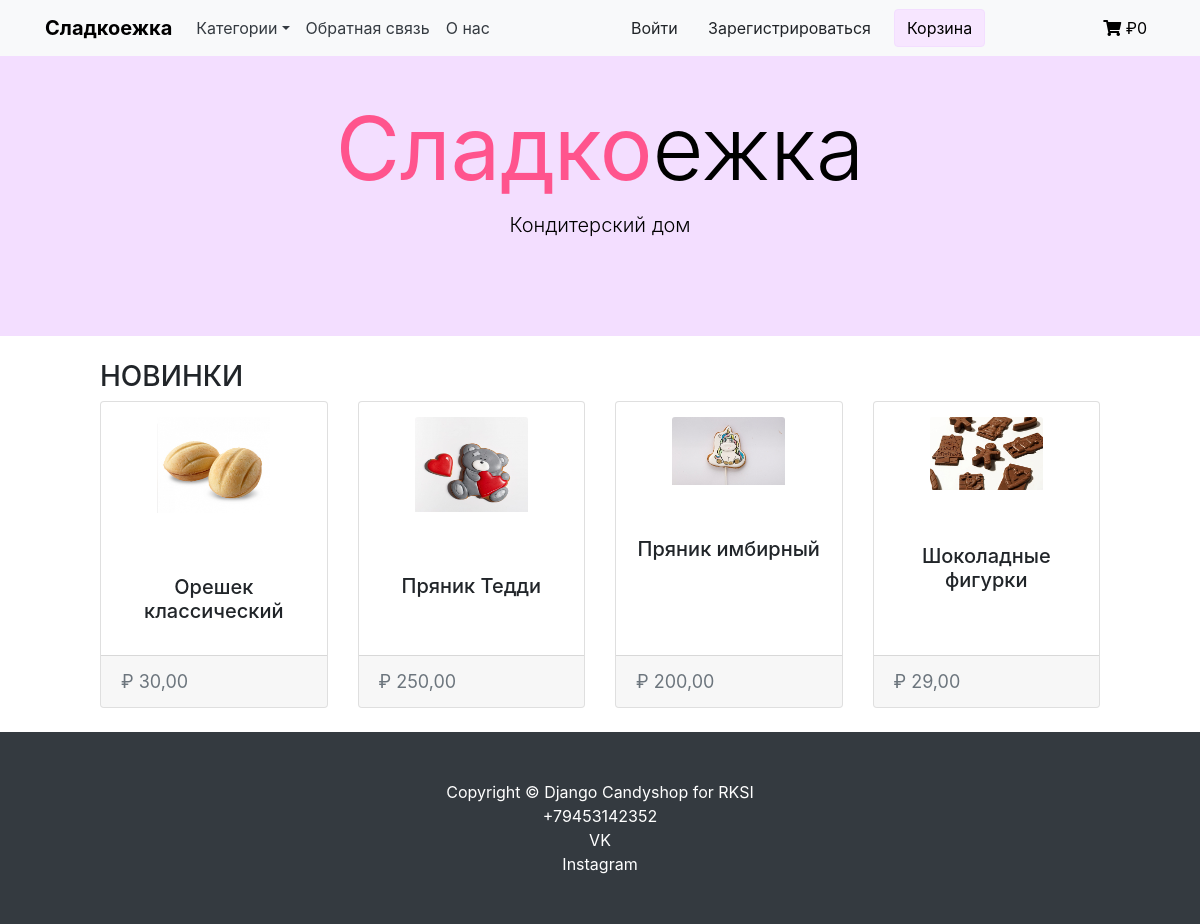
Screenshot of /category/minisweets/ with the database file from the repository.
### shop/models.py (models this page shows, shortened)
class Product(models.Model):
    category = models.ForeignKey(Category, verbose_name='Категория', on_delete=models.CASCADE)
    title = models.CharField(max_length=255, verbose_name='Наименование')
    slug = models.SlugField(unique=True)
    image = models.ImageField(verbose_name='Изображение')
    description = models.TextField(verbose_name='Описание', null=True)
    price = models.DecimalField(max_digits=9, decimal_places=2, verbose_name='Цена')
    available = models.BooleanField(default=True, verbose_name='Доступность')
    class Meta:
        verbose_name = 'Товары'  # отображение названия в админке
        verbose_name_plural = 'Товары'  # отображение названия в админке
        ordering = ('title',)
    def get_absolute_url(self):
        return reverse('shop:product_detail', args=[self.category.slug,
                                                    self.slug])  # c помощью reverse формируем маршурут с именем shop:product_detail, для этого дополнитнительно  передаем нужные параметры

### shop/views.py (the view)
# urls.py: path('category/<slug:category_slug>/', ShopCategory.as_view(), name='product_list_by_category'),
class ShopCategory(DataMixin, ListView):
    model = Product
    template_name = 'shop/product/list.html'
    context_object_name = 'products'
    allow_empty = False  # генерация ошибки 404 если  нет товаров в категории
    def get_context_data(self, *, object_list=None, **kwargs):
        context = super().get_context_data(**kwargs)
        context['title'] = 'Категория - ' + str(context['products'][0].category).upper()
        return dict(list(context.items()))
    def get_queryset(self):
        return Product.objects.filter(category__slug=self.kwargs['category_slug'])

### cart/cart_services.py (called while the page is built)
    def get_cart(self) -> Dict[str, Dict[str, Union[str, int]]]:
        return self.session.get(settings.CART_ID, {})

### cart/context_processors.py (called while the page is built)
def get_cart_total_price(request):
    cart = Cart(request)
    cart_total_price = sum(Decimal(item['price']) * item['quantity'] for item in cart.get_cart().values())
    return {
        'cart_total_price': cart_total_price
    }

### shop/context_processors.py (called while the page is built)
def get_categories_from_shop(request):
    categories = Category.objects.all()
    return {'categories': categories}

### shop/models.py (called while the page is built)
    def __str__(self):
        return self.name

    def get_absolute_url(self):
        return reverse('shop:product_list_by_category', args=[self.slug])

### shop/templates/shop/product/list.html (shortened to what this page needs)
{% extends "shop/base.html" %}
{% load static %}
{% block content %}
    <br>
    <h3 class="sec-popular-goods_title title-h3">
        {% if category %}
            {{ category.name }}
        {% else %}
            НОВИНКИ
        {% endif %}
    </h3>
    <div class="row row-cols-1 row-cols-md-3 g-4">
        {% for product in products %}
            <div class="col" style="max-width: 25%;">
                <div class="card h-100" >
                    <a href="{{ product.get_absolute_url }}" style="text-align:center">
                        <img src="{% if product.image %}{{ product.image.url }}{% else %}{% static 'shop/img/no_image.png' %}{% endif %}" class="card-img-top" style="margin-top:15px;height:75%;width:50%" alt="...">
                    </a>
                    <div class="card-body">
                        <h5 class="card-title" style="text-align:center; margin-top:25px">{{ product.title }}</h5>
                    </div>
                    <div class="card-footer">
                        <small class="text-muted" style="font-size: 18px">₽ {{ product.price }}</small>
                    </div>
                </div>
            </div>
        {% endfor %}
    </div>
{% endblock %}

### shop/static/shop/css/base.css (style rules this page uses)
body { margin:0; padding:0; font-family:'Lobster'; }
h1, h2, h3, h4, h5 , h6 { font-family: 'Lobster'; font-weight:normal; }
a { text-decoration:none; color:#5993bb; }

### rows the page displays
Product: image (picture), title "Орешек классический", price "30,00"
Product: image (picture), title "Пряник Тедди", price "250,00"
Product: image (picture), title "Пряник имбирный", price "200,00"
Product: image (picture), title "Шоколадные фигурки", price "29,00"

### other values shown
{{ cart_total_price }} "0"
